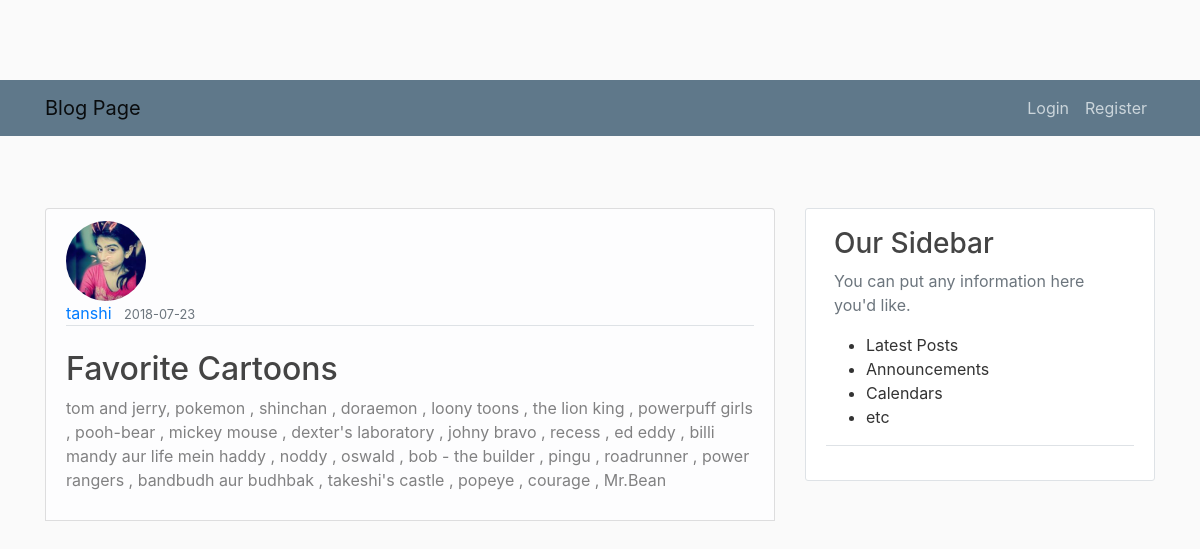
Page /post/7 on the committed database.
### app/models.py (models this page shows, shortened)
class User(db.Model , UserMixin):
	id=db.Column(db.Integer , primary_key=True)
	username=db.Column(db.String(20) , unique=True, nullable=False)
	email=db.Column(db.String(50) , unique=True, nullable=False)
	image_file=db.Column(db.String(50),  nullable=False, default='default.jpg')
	password=db.Column(db.String(20) , nullable=False)
	posts=db.relationship('Post', backref='author', lazy=True)

class Post(db.Model):
	id=db.Column(db.Integer , primary_key=True)
	title=db.Column(db.String(100),nullable=False)
	date_posted=db.Column(db.DateTime, nullable=False, default=datetime.utcnow)
	content=db.Column(db.Text,nullable=False)
	user_id=db.Column(db.Integer, db.ForeignKey('user.id'),nullable=False)

### app/posts/routes.py (the view)
@posts.route("/post/<int:post_id>")
def post(post_id):
    post=Post.query.get_or_404(post_id)
    return render_template('post.html', title=post.title , post=post)

### app/templates/post.html (shortened to what this page needs)
{% extends 'layout.html' %}
{% block content %}
		<article class="list-group-item list-group-item-light">
		  <img style="width:80px;height:80px" class="rounded-circle article-img" src="{{ url_for('static', filename='profile_pics/' + post.author.image_file) }}">
          <div class="media-body article-container">
            <div class="border-bottom mb-4">
					<a class ="mr-2" href =" {{ url_for('users.user_posts' , username=post.author.username) }}">{{ post.author.username }}</a>
					<small class ="text-muted">{{ post.date_posted.strftime('%Y-%m-%d') }}</small>
				</div>
				<h2 class= "article-title" >{{ post.title }}</h2>
				<p class="article-content">{{ post.content }}</p>
			</div>
		</article>
{% endblock content %}

### app/static/main.css (style rules this page uses)
body { background: #fafafa; color: #333333; margin-top: 5rem; }
h1, h2, h3, h4, h5, h6 { color: #444444; }
.article-title { color: #444444; }
.article-content { white-space: pre-line; }
.article-img { height: 65px; width: 65px; margin-right: 16px; }

### rows in the picture
User: image_file (picture), author.username "tanshi"
Post: date_posted "2018-07-23", title "Favorite Cartoons", content "tom and jerry, pokemon , shinchan , doraemon , loony toons , the lion king , powerpuff girls , pooh-bear , mickey mouse , dexter's laboratory , johny bravo , recess , ed eddy , billi mandy aur life mein haddy , noddy , oswald , bob - the builder , pingu , roadrunner , power rangers , bandbudh aur budhbak , takeshi's castle , popeye , courage , Mr.Bean"
